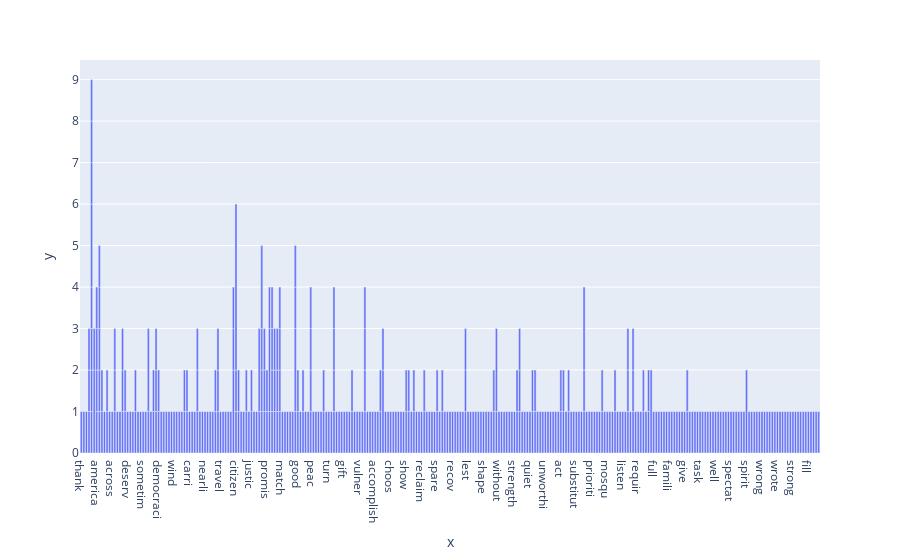

Notebook code for this chart:
### Code cell
display_Frequencies(Bush_Speech_BOW)

### Figure 1 — Plotly figure (JSON) as saved in the notebook; plotly's stock layout.template omitted (floating-point values rounded to 4 significant figures; data arrays with more than 128 entries replaced by an {"elided": "..."} marker saying what was removed)
{"data": [{"hovertemplate": "x=%{x}<br>y=%{y}<extra></extra>", "legendgroup": "", "marker": {"color": "#636efa", "pattern": {"shape": ""}}, "name": "", "orientation": "v", "showlegend": false, "textposition": "auto", "type": "bar", "x": {"elided": "397 str values"}, "xaxis": "x", "y": {"elided": "397 int values"}, "yaxis": "y"}], "layout": {"barmode": "relative", "legend": {"tracegroupgap": 0}, "margin": {"t": 60}, "xaxis": {"anchor": "y", "domain": [0, 1], "title": {"text": "x"}}, "yaxis": {"anchor": "x", "domain": [0, 1], "title": {"text": "y"}}}}
